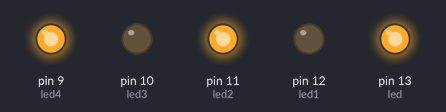
The sketch below on a simulated Arduino Uno, built with avr-gcc and run on an emulated ATmega328P. On the bench: output pins drawn as LEDs (lit = HIGH).

Above: at 0.5 s.
At 3.5 s:
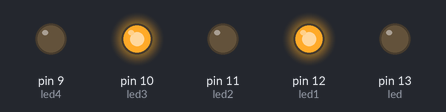
Timing chart, 0 to 4.6 s (numbered marks = the images above):
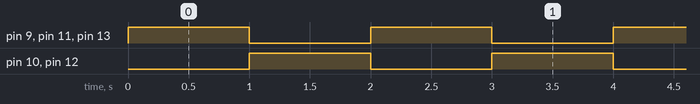

The sketch:

acet.ino
```cpp
int led=13;       //#define led 13
int led1=12;
int led2=11;
int led3=10;
int led4=9;
void setup() {
  // put your setup code here, to run once:
pinMode(led,OUTPUT);
pinMode(led1,OUTPUT);
pinMode(led2,OUTPUT);
pinMode(led3,OUTPUT);
pinMode(led4,OUTPUT);
}

void loop() {
  // put your main code here, to run repeatedly:
digitalWrite(led,HIGH);
digitalWrite(led1,LOW);
digitalWrite(led2,HIGH);
digitalWrite(led3,LOW);
digitalWrite(led4,HIGH);
delay(1000);
digitalWrite(led,LOW);
digitalWrite(led1,HIGH);
digitalWrite(led2,LOW);
digitalWrite(led3,HIGH);
digitalWrite(led4,LOW);
delay(1000);
}
```

Measured:
- by itself, pin 9 (led4), pin 10 (led3), pin 11 (led2), pin 12 (led1), pin 13 (led): alternates HIGH for 1.0 s and LOW for 1.0 s
